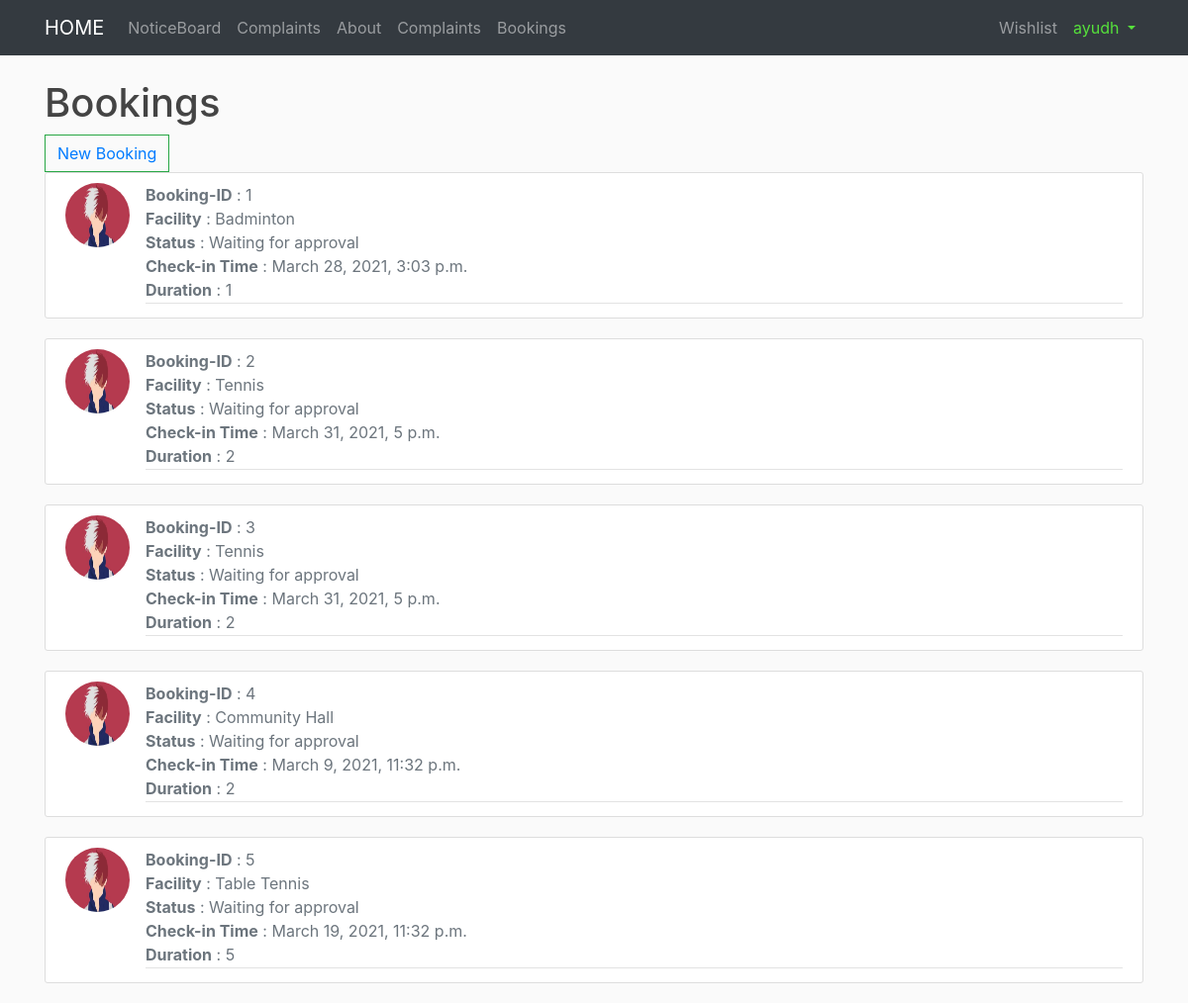
The page /bookings-list/ (signed in) on the database its author committed.
### bookings/models.py (models this page shows)
class Booking(models.Model) :
	WAITING = 'WAIT'
	ALLOTTED = 'ALOT'
	status_choices = [
		(WAITING, 'Waiting for approval'),
		(ALLOTTED, 'Allotted'),
	]
	BADMINTON = 'BADM'
	TABLE_TENNIS = 'TATE'
	TENNIS = 'TENS'
	COMMUNITY_HALL = 'COMH'
	facility_choices = [
		(BADMINTON,'Badminton'),
		(TABLE_TENNIS, 'Table Tennis'),
		(TENNIS, 'Tennis'),
		(COMMUNITY_HALL, 'Community Hall'),
	]
	booking_id = models.AutoField(primary_key = True)
	user_id = models.ForeignKey(Resident,on_delete = models.CASCADE)
	facility = models.CharField(max_length = 20, choices = facility_choices)
	status = models.CharField(max_length = 4,choices = status_choices, default = WAITING)
	check_in = models.DateTimeField()
	duration = models.IntegerField()
	check_out = models.DateTimeField(null = True)

### bookings/views.py (the view)
# urls.py: path('bookings-list/', views.bookings_display_view.as_view(), name='bookings_display'),
class bookings_display_view(generic.ListView) :
	model = Booking
	template_name = 'bookings/bookings_display.html'
	context_object_name = 'bookings_list'
	def get_queryset(self) :
		user_id = self.request.user.id
		return Booking.objects.filter(user_id__exact = user_id)
	def get_context_data(self, **kwargs):
	    context = super().get_context_data(**kwargs)
	    context['user_id'] = self.request.user.id
	    resident = Resident.objects.get(user_id__exact = self.request.user.id)
	    context['image_url'] = resident.image.url
	    return context

### bookings/templates/bookings/bookings_display.html (shortened to what this page needs)
{% extends 'base.html' %}
{% load static %}
{% block content %}
<!DOCTYPE html>
<html>
  <head>
  	<link rel="stylesheet" href="{% static 'admin-complaint.css' %}">
  </head>
  <body>
    <h1>Bookings</h1>
    <div  id = "create_booking button">
       <button class="btn btn-outline-success my-2 my-sm-0"><a href="{% url 'bookings:create_booking' %}">New Booking</a>
       </button>
    </div>
        {% for booking in bookings_list %}
        <article class="media content-section">
        <img class = "rounded-circle article-img"src = "{{ image_url }}">
        <div class="media-body">
          <div class="article-metadata">
            <medium class="text-muted"><b>Booking-ID</b> : {{ booking.booking_id }}</br></medium>
            <medium class="text-muted"><b>Facility</b> : {{ booking.get_facility_display }}</br></medium>
            <medium class="text-muted"><b>Status</b> : {{ booking.get_status_display }}</br></medium>
            <medium class="text-muted"><b>Check-in Time</b> : {{ booking.check_in }}</br></medium>
            <medium class="text-muted"><b>Duration</b> : {{ booking.duration }}</br></medium>
          </div>
        </div>
        </article>
      {% endfor %}
  </body>
</html>
{% endblock %}

### templates/base.html (shortened to what this page needs)
{% load static %}
<html>
<head>
	<link rel="stylesheet" href="https://stackpath.bootstrapcdn.com/bootstrap/4.4.1/css/bootstrap.min.css">
	<link rel="stylesheet" type="text/css" href="{% static 'main.css' %}">
</head>
<body>
<nav class="navbar navbar-expand-lg navbar-dark bg-dark">
	<div class="container">
	  <a class="navbar-brand" href="{% url 'home' %}">HOME</a>
	  <div class="collapse navbar-collapse" id="navbarSupportedContent">
	    <ul class="navbar-nav mr-auto">
				{% if user.is_authenticated %}
						{% if user.is_superuser%}
						 	<a class="nav-item nav-link" href="{% url 'home' %}">NoticeBoard</a>
							<a class="nav-link nav-link" href="">Leave Requests</a>
							<a class="nav-item nav-link" href="{% url 'home'%}">Complaints</a>
							<li class="nav-item dropdown">
							 <a class="nav-link dropdown-toggle" href="#" id="navbarDropdown" role="button" data-toggle="dropdown" aria-haspopup="true" aria-expanded="false">
								 Add User
							 </a>
							 <div class="dropdown-menu" aria-labelledby="navbarDropdown">
								 <a class="dropdown-item" href="{% url 'accounts:signup_resident' %}">Resident</a>
								 <div class="dropdown-divider"></div>
								 <a class="dropdown-item" href="{% url 'accounts:signup_watchmen' %}">Watchmen</a>
							 </div>
						 	</li>
           				{% else %}
					 		 <a class="nav-item nav-link" href="{% url 'home' %}">NoticeBoard</a>
							 <a class="nav-item nav-link" href="{% url 'home'%}">Complaints</a>
					 {% endif %}
				{% else %}
					<a class="nav-item nav-link" href="{% url 'home' %}">NOTICE BOARD</a>
			 {% endif %}
			 <a class="nav-item nav-link" href="{% url 'about' %}">About</a>
			 <a class="nav-item nav-link" href="{% url 'complaints:complaints_display' %}">Complaints</a>
			 <a class="nav-item nav-link" href="{% url 'bookings:bookings_display' %}">Bookings</a>
	    </ul>
			<div class="form-inline my-2 my-lg-0">
					{% if not user.is_authenticated %}
							<a href="{% url 'accounts:login_user' %}">
									<button class="btn btn-outline-success my-2 my-sm-0" type="button">Log In</button>
							</a>
							<!-- <a href="{% url 'accounts:signup_resident' %}">
									<button class="btn btn-outline-success my-2 my-sm-0 ml-2" type="button" >
											Sign Up
									</button>
							</a> -->
					{% else %}
					<div class="navbar-nav">
							{% if not user.is_superuser and user.profile.type == 'P' %}
											<a class="nav-item nav-link" href="{% url 'home' %}">Wishlist</a>
							{% endif %}
							{% if user.is_superuser %}
											<a class="nav-item nav-link" href="#" style="color: #ffffff">{{ user.username }}</a>
											<a href="{% url 'accounts:logout_user' %}">
													<button class="btn btn-outline-success my-2 my-sm-0" type="button">Logout</button>
											</a>
							{% else %}
							<li class="nav-item dropdown">
							 <a class="nav-link dropdown-toggle" href="#" id="navbarDropdown" style="color: #56e13b"role="button" data-toggle="dropdown" aria-haspopup="true" aria-expanded="false">
								 {{ user.username }}
							 </a>
						 	</li>
							{% endif %}
					</div>
					{% endif %}
			</div>
		</div>
	</div>
</nav>
		<div class="container">
            <br>
            {% block content %}
            {% endblock content %}
         </div>
</body>
</html>

### assets/main.css (style rules this page uses)
body { background: #fafafa; color: #333333; margin-top: 0rem; }
h1, h2, h3, h4, h5, h6 { color: #444444; }
ul { margin: 0; }
.content-section { background: #ffffff; padding: 10px 20px; border: 1px solid #dddddd; border-radius: 3px; margin-bottom: 20px; }
.article-img { height: 65px; width: 65px; margin-right: 16px; }
.article-metadata { padding-bottom: 1px; margin-bottom: 4px; border-bottom: 1px solid #e3e3e3 }
.bg-dark { background-color: #2d2e2f;!important; }
.btn { border-radius: 0; }

### rows shown on the page
Booking: booking_id "1", facility "Badminton", status "Waiting for approval", check_in "March 28, 2021, 3:03 p.m.", duration "1"
Booking: booking_id "2", facility "Tennis", status "Waiting for approval", check_in "March 31, 2021, 5 p.m.", duration "2"
Booking: booking_id "3", facility "Tennis", status "Waiting for approval", check_in "March 31, 2021, 5 p.m.", duration "2"
Booking: booking_id "4", facility "Community Hall", status "Waiting for approval", check_in "March 9, 2021, 11:32 p.m.", duration "2"
Booking: booking_id "5", facility "Table Tennis", status "Waiting for approval", check_in "March 19, 2021, 11:32 p.m.", duration "5"

### other values the page prints
{{ user.username }} "ayudh"
